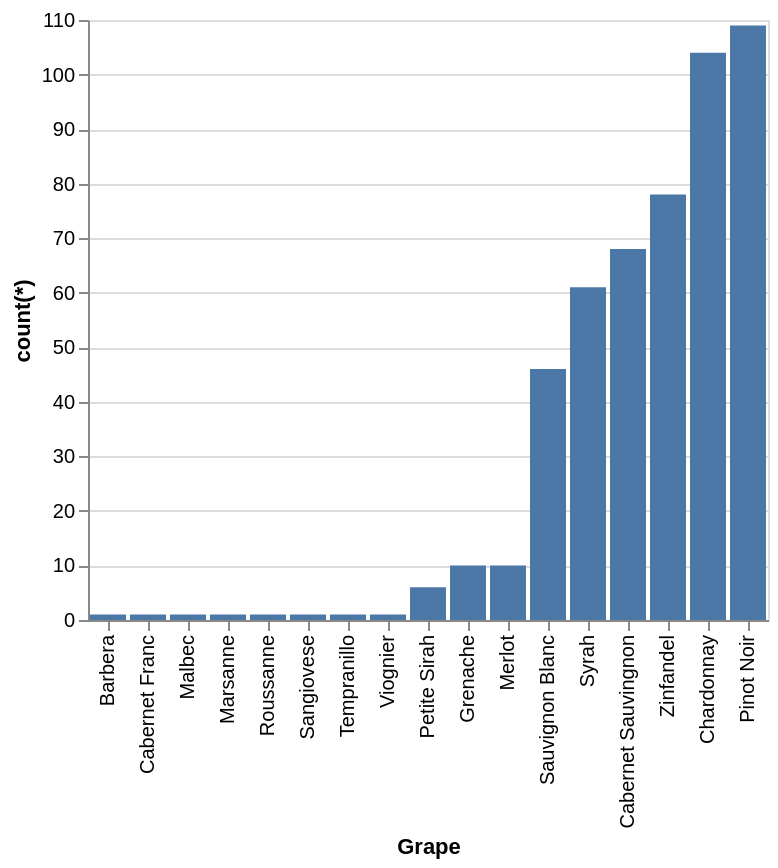

Specify this chart in Vega-Lite:
### Vega-Lite specification from a JSON file in a GitHub repository (floating-point values rounded to 4 significant figures)
{"data": {"values": [{"x_data": "Barbera", "y_data": 1}, {"x_data": "Cabernet Franc", "y_data": 1}, {"x_data": "Malbec", "y_data": 1}, {"x_data": "Marsanne", "y_data": 1}, {"x_data": "Roussanne", "y_data": 1}, {"x_data": "Sangiovese", "y_data": 1}, {"x_data": "Tempranillo", "y_data": 1}, {"x_data": "Viognier", "y_data": 1}, {"x_data": "Petite Sirah", "y_data": 6}, {"x_data": "Grenache", "y_data": 10}, {"x_data": "Merlot", "y_data": 10}, {"x_data": "Sauvignon Blanc", "y_data": 46}, {"x_data": "Syrah", "y_data": 61}, {"x_data": "Cabernet Sauvingnon", "y_data": 68}, {"x_data": "Zinfandel", "y_data": 78}, {"x_data": "Chardonnay", "y_data": 104}, {"x_data": "Pinot Noir", "y_data": 109}]}, "mark": "bar", "encoding": {"x": {"field": "x_data", "type": "nominal", "title": "Grape", "sort": {"op": "sum", "field": "y_data", "order": "ascending"}}, "y": {"field": "y_data", "type": "quantitative", "title": "count(*)"}}}
